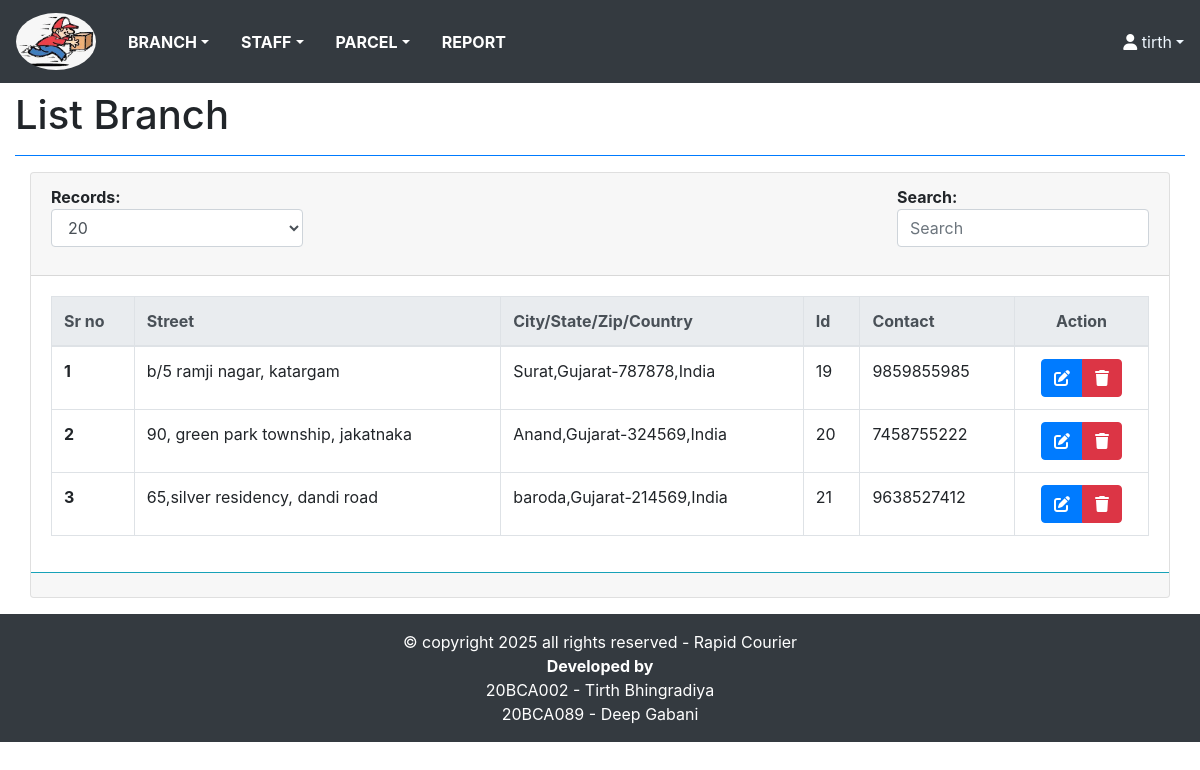
Page /listbranch.php on the committed database.
### tables this page shows
CREATE TABLE `branch` (
  `id` int(11) NOT NULL,
  `street` varchar(100) NOT NULL,
  `city` varchar(50) NOT NULL,
  `state` varchar(35) NOT NULL,
  `country` varchar(30) NOT NULL,
  `zip` int(7) NOT NULL,
  `contact` bigint(13) NOT NULL,
  `create_date` datetime NOT NULL DEFAULT current_timestamp(),
  `ip` varchar(30) NOT NULL
);

### listbranch.php (the view, shortened to what this page needs)
<!DOCTYPE html>
<html lang="en">
<head>
    <?php
    require_once "files.php";
    ?>
</head>
<body>
    <?php
    include "header.php";
    ?>
    <div class="container-fluid">
        <div class="row mb-2">
            <div class="col-sm-6">
                <h1 class="m-0">List Branch</h1>
            </div>
        </div>
        <hr class="border-primary">
    </div>
    <section class="content">
        <div class="container-fluid">
            <div class="col-lg-12">
                <div class="card card-outline">
                    <div class="card-header">
                        <div class="row">
                        <div class="col-sm-3 form-group mr-auto">
                        <div class="font-weight-bold">Records:</div>
                                <select name="lim" id="lim" class="form-control">
                                    <option value="20">20</option>
                                </select>
                            </div>
                            <div class="col-sm-3 form-group ml-auto">
                            <div class="font-weight-bold">Search:</div>
                                <input type="text" class="form-control" placeholder="Search" id="ser">
                            </div>
                        </div>
                    </div>
                    <div class="card-body">
                        <table class="table table-responsive-lg table-bordered" id="display">
                            <?php
                            include "dbcon.php";
                            $limit = 20;
                            $query = "select * from branch LIMIT {$limit}";
                            $record = mysqli_query($connection, $query);
                            echo '<thead class="thead-light">';
                            echo '<tr>';
                            echo '<th scope="col">Sr no</th>';
                            echo '<th scope="col">Street</th>';
                            echo '<th scope="col">City/State/Zip/Country</th>';
                            echo '<th scope="col">Id</th>';
                            echo '<th scope="col">Contact</th>';
                            echo '<th scope="col" class="text-center">Action</th>';
                            echo '</tr>';
                            echo '</thead>';
                            echo '<tbody>';
                            $count = 1;
                            while (($row = mysqli_fetch_array($record)) == true) {
                                echo '<tr>';
                                echo '<th scope="row">' . $count++ . '</th>';
                                echo '<td>' . $row['street'] . '</td>';
                                echo '<td>' . $row['city'] . ',' . $row['state'] . '-' . $row['zip'] . ',' . $row['country'] . '</td>';
                                echo '<td>' . $row['id'] . '</td>';
                                echo '<td>' . $row['contact'] . '</td>';
                                echo '<td class="text-center">';
                                echo '<div class="btn-group">';
                                echo "<a href='editbranch.php?id=$row[id]' class='btn btn-primary btn-flat'>";
                                echo '<i class="fas fa-edit"></i>';
                                echo '</a>';
                                echo "<a href='deletebranch.php?id=$row[id]' class='btn btn-danger btn-flat' onclick='return checkDelete()'>";
                                echo '<i class="fas fa-trash"></i>';
                                echo '</a>';
                                echo '</div>';
                                echo '</td>';
                                echo '</tr>';
                            }
                            echo '</tbody>';
                            ?>
                        </table>
                    </div>
                    <div class="card-footer border-top border-info">
                    </div>
                </div>
            </div>
    </section>
    <?php
    include "footer.php";
    ?>
</body>
</html>

### rows in the picture
branch: street "b/5 ramji nagar, katargam", city "Surat", state "Gujarat", zip "787878", country "India", id "19", contact "9859855985"
branch: street "90, green park township, jakatnaka", city "Anand", state "Gujarat", zip "324569", country "India", id "20", contact "7458755222"
branch: street "65,silver residency, dandi road", city "baroda", state "Gujarat", zip "214569", country "India", id "21", contact "9638527412"
